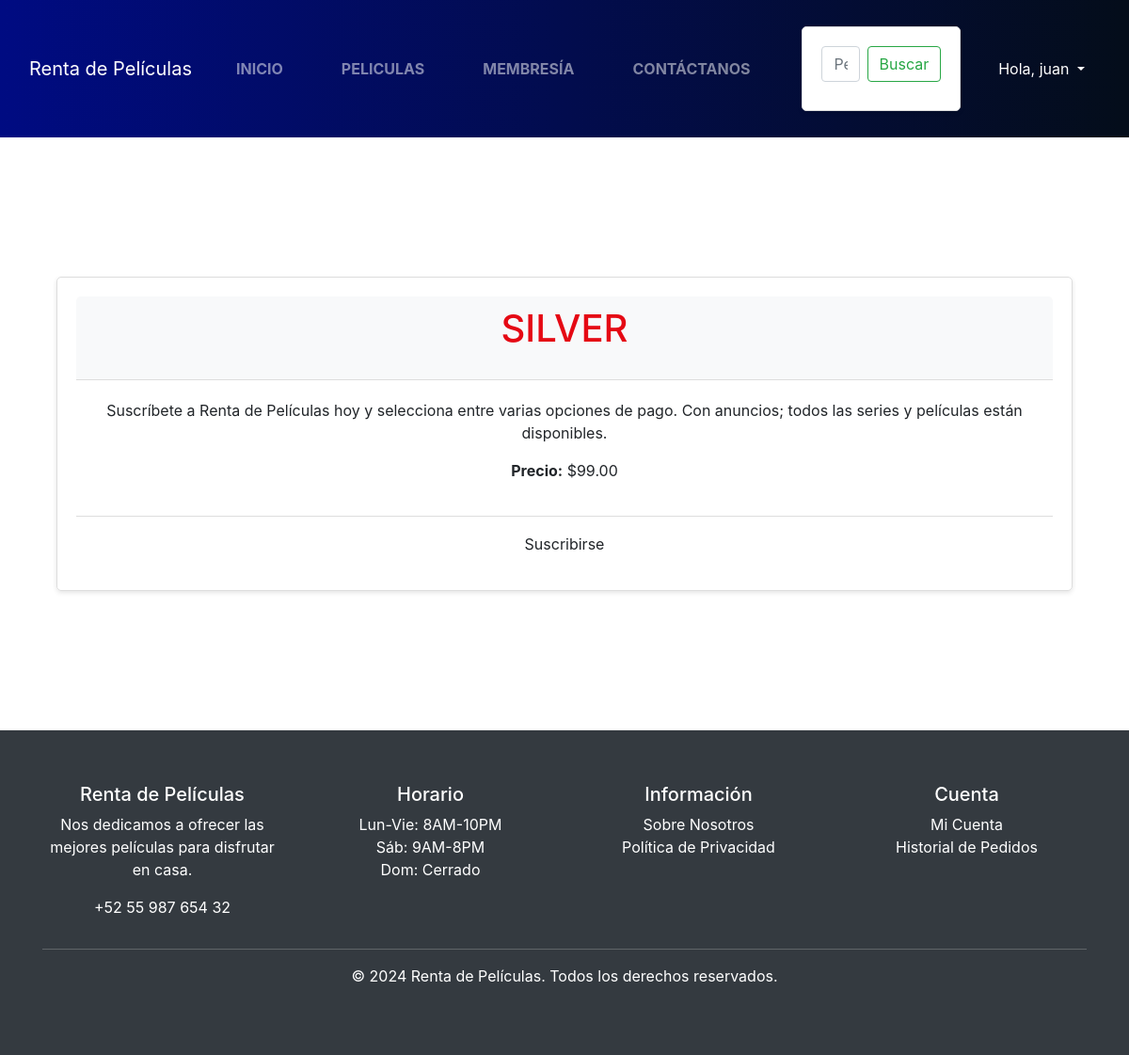
/membership/silver/ (signed in), run on the app's committed database.
### membership/models.py (models this page shows, shortened)
class Membership(models.Model):
    MEMBERSHIP_CHOICES = (
        ('Free', 'Free'),
        ('Silver', 'Silver'),
        ('Gold', 'Gold'),
    )
    slug = models.SlugField()
    membership_type = models.CharField(
        choices=MEMBERSHIP_CHOICES,
        default='Free',
        max_length=30
    )
    price = models.DecimalField(max_digits=6, decimal_places=2)
    description = models.TextField()

### membership/views.py (the view)
# urls.py: path('<slug:membership_slug>/', membership_detail, name='membership_detail'),
@login_required
def membership_detail(request, membership_slug):
    membership = Membership.objects.get(slug=membership_slug)
    context = {
        'membership': membership
    }
    return render(request, 'membership_detail.html', context)

### carro/context_processor.py (called while the page is built)
def importe_total_carro(request):
    carro = request.session.get('carro', {})
    total = sum(item['price'] * item['quantity'] for item in carro.values())
    return {'importe_total_carro': total}

### membership/templates/membership_detail.html (shortened to what this page needs)
{% extends "base.html" %}
{% load static %}
{% block content %}
<!DOCTYPE html>
<html>
<head>
    <link rel="stylesheet" href="https://stackpath.bootstrapcdn.com/bootstrap/4.5.2/css/bootstrap.min.css">
</head>
<body>
    <div class="container">
        <div class="membership-card">
            <div class="membership-header">
                <h2>{{ membership.membership_type }}</h2>
            </div>
            <div class="membership-body">
                <p>{{ membership.description }}</p>
                <p><strong>Precio:</strong> ${{ membership.price }}</p>
            </div>
            <div class="membership-footer">
                <a href="{% url 'subscribe' membership.slug %}" class="btn btn-subscribe">Suscribirse</a>
            </div>
        </div>
    </div>
</body>
</html>
{% endblock %}

### lobby/templates/base.html (shortened to what this page needs)
<!DOCTYPE html>
<html lang="es">
{% load static %}
<head>
    <link href="https://cdn.jsdelivr.net/npm/bootstrap@5.3.3/dist/css/bootstrap.min.css" rel="stylesheet">
    <link href="{% static 'css/styles.css' %}" rel="stylesheet">
</head>
<body onload="deshabilitaRetroceso()">
    <nav class="navbar navbar-expand-lg navbar-dark bg-dark">
        <div class="container-fluid">
            <a class="navbar-brand" href="{% url 'lobby' %}">Renta de Películas</a>
            <div class="collapse navbar-collapse justify-content-center" id="navbarSupportedContent">
                <ul class="navbar-nav mb-2 mb-lg-0">
                    <li class="nav-item px-2">
                        <a class="nav-link {% if request.path == '/' %}active{% endif %}" href="{% url 'lobby' %}">INICIO</a>
                    </li>
                    <li class="nav-item px-2">
                        <a class="nav-link {% if request.path == '/rentar/' %}active{% endif %}" href="{% url 'busqueda_peliculas' %}">PELICULAS</a>
                    </li>
                    <li class="nav-item px-2">
                        <a class="nav-link {% if request.path == '/Membresia/' %}active{% endif %}" href="{% url 'membership_list' %}">MEMBRESÍA</a>
                    </li>
                    <li class="nav-item px-2">
                        <a class="nav-link {% if request.path == '/contactanos/' %}active{% endif %}" href="#">CONTÁCTANOS</a>
                    </li>
                </ul>
                <form class="d-flex ms-lg-4" action="{% url 'resultados_peliculas' %}" method="get">
                    <input class="form-control me-2" type="text" placeholder="Película" name="pelicula" required>
                    <button class="btn btn-outline-success" type="submit">Buscar</button>
                </form>
                <div class="dropdown ms-lg-4">
                    {% if user.is_authenticated %}
                    <a class="nav-link dropdown-toggle text-white" href="#" role="button" data-bs-toggle="dropdown" aria-expanded="false">
                        Hola, {{ user.username }}
                    </a>
                    {% endif %}
                </div>
            </div>
        </div>
    </nav>
    <main class="container my-5">
        {% block content %}{% endblock %}
    </main>
    <footer class="py-3 bg-dark text-white text-center">
        <div class="container">
            <div class="row">
                <div class="col-md-3">
                    <h5>Renta de Películas</h5>
                    <p>Nos dedicamos a ofrecer las mejores películas para disfrutar en casa.</p>
                    <p>+52 55 987 654 32</p>
                </div>
                <div class="col-md-3">
                    <h5>Horario</h5>
                    <ul class="list-unstyled">
                        <li>Lun-Vie: 8AM-10PM</li>
                        <li>Sáb: 9AM-8PM</li>
                        <li>Dom: Cerrado</li>
                    </ul>
                </div>
                <div class="col-md-3">
                    <h5>Información</h5>
                    <ul class="list-unstyled">
                        <li><a href="#" class="text-white">Sobre Nosotros</a></li>
                        <li><a href="#" class="text-white">Política de Privacidad</a></li>
                    </ul>
                </div>
                <div class="col-md-3">
                    <h5>Cuenta</h5>
                    <ul class="list-unstyled">
                        <li><a href="#" class="text-white">Mi Cuenta</a></li>
                        <li><a href="#" class="text-white">Historial de Pedidos</a></li>
                    </ul>
                </div>
            </div>
            <hr class="bg-white">
            <p>&copy; 2024 Renta de Películas. Todos los derechos reservados.</p>
        </div>
    </footer>
</body>
</html>

### lobby/static/css/styles.css (style rules this page uses)
:root { --primary-color: #115fcd; --secondary-color: #f4b400; --background-color: #ecede8; --text-color: #333; --header-color: #ffffff; --hover-color: #14141a; }
body, html { font-family: 'Roboto', Arial, sans-serif; margin: 0; padding: 0; background-color: var(--background-color); color: var(--text-color); text-align: center; overflow-x: hidden; }
.navbar { background: linear-gradient(90deg, #000b82, #040d1a); border: none; margin-bottom: 0; padding-bottom: 0; }
.navbar-nav .nav-link { color: #fff; font-weight: bold; transition: color 0.3s ease; text-transform: uppercase; }
.container-fluid { width: 100%; padding-left: 15px; padding-right: 15px; margin-left: auto; margin-right: auto; }
nav ul { list-style: none; padding: 0; margin: 0; display: flex; justify-content: center; }
nav ul li { margin: 0 15px; }
nav ul li a { color: #fff; text-decoration: none; font-weight: bold; }
.form-control { border-radius: 20px; border: 2px solid #8a2be2; outline: none; box-shadow: none; }
.btn-outline-success { border-color: #f4b400; color: #f4b400; border-radius: 20px; transition: background-color 0.3s ease, color 0.3s ease; }
main { padding: 20px; }
.container { max-width: 1200px; margin: auto; padding: 40px 20px; text-align: center; }
.container h2 { font-size: 2.5rem; margin-bottom: 20px; color: #e50914; text-transform: uppercase; }
form { max-width: 600px; margin: 20px auto; padding: 20px; background-color: #fff; border: 1px solid #ddd; border-radius: 5px; box-shadow: 0 2px 5px rgba(0, 0, 0, 0.1); }
form input, form button { display: block; width: 100%; padding: 10px; margin-bottom: 10px; border: 1px solid #ddd; border-radius: 5px; }
form button { background-color: #007bff; color: #fff; border: none; cursor: pointer; transition: background-color 0.3s ease; }
.membership-card { border: 1px solid #ddd; border-radius: 5px; padding: 20px; margin: 20px 0; box-shadow: 0 2px 5px rgba(0, 0, 0, 0.1); transition: transform 0.2s }
.membership-header { background-color: #f8f9fa; padding: 10px; border-bottom: 1px solid #ddd; border-radius: 5px 5px 0 0; }
.membership-body { padding: 20px; }
.membership-footer { text-align: center; padding: 10px; border-top: 1px solid #ddd; border-radius: 0 0 5px 5px; }
.btn-subscribe { background-color: #007bff; color: white; }

### data on the page
Membership: membership_type "SILVER", description "Suscríbete a Renta de Películas hoy y selecciona entre varias opciones de pago. Con anuncios; todos las series y películas están disponibles.", price "99.00"

### other printed values
{{ user.username }} "juan"
